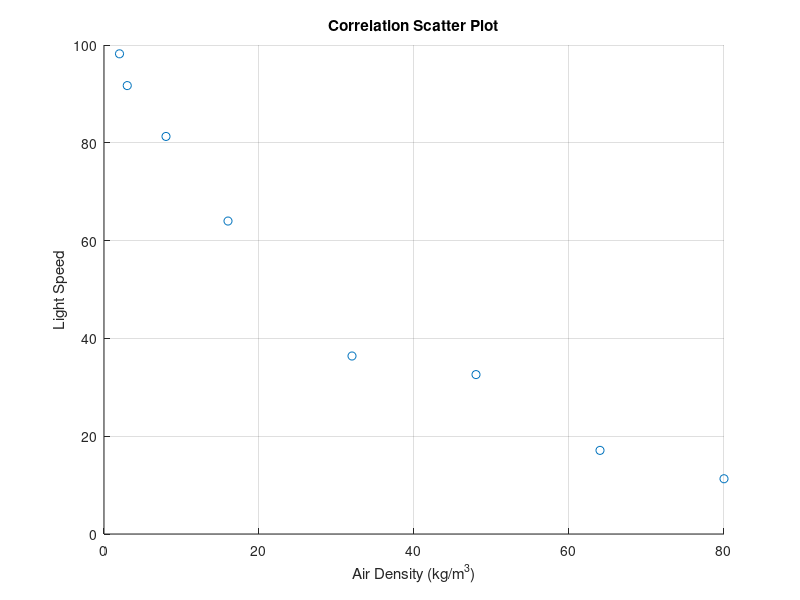

This figure's MATLAB source: (Note: this script raises an error after producing the figure.)
% Amarantidou Efthymia 
% AEM: 9762
% Data Analysis | Chapter [5] Ex. 6


clear;
close all;
clc;

X = [2 3 8 16 32 48 64 80];
Y = [98.2 91.7 81.3 64.0 36.4 32.6 17.1 11.3];

n = length(X);


%% Question (a)

figure();
hold on;
scatter(X, Y);
xlabel("Air Density (kg/m^{3})");
ylabel( "Light Speed");
title("Correlation Scatter Plot");
grid on;


%% Function

% Power
power = @(b,x)( b(1)*x.^(b(2)) );

% Logarithmic
logarithmic = @(b,x)( b(1)+b(2)*log(x));

% Inverse
inverse = @(b,x)( b(1) + b(2)./x);

% Exponential
exponential = @(b,x)( b(1)*exp(b(2)*x) );

functions = {power ; logarithmic; inverse; exponential};
functionNames = ["Power" ; "Logarithmic"; "Inverse"; "exponential"];
mse = zeros(length(functions),1);

%% Question (a) & (b)

for i = 1:length(functions)

    % Calculate non linear regression model
    beta0 = [10 ; -0.1];
    model = fitnlm(X,Y,functions{i},beta0);
    mse(i) = model.MSE;
    
    beta = table2array(model.Coefficients);
    beta = beta(:,1);
    pred = functions{i}(beta,X);
    
    % Plot data and regression
    figure(i)
    scatter(X,Y)
    hold on;
    grid on;
    plot(X,pred)
    title(strcat(functionNames(i)," regression"));
    
    % Question (b)
    x0 = 25;
    prediction = functions{i}(beta,x0);
    hold on;
    plot(x0,prediction,'x','MarkerEdgeColor','k','MarkerSize',5);

    
    % Diagnostic plot of standardised error
    ei_standard = (Y - pred)/sqrt(mse(i));
    figure(i*10);
    scatter(Y,ei_standard);
    hold on;
    grid on;
    plot(Y,repmat(2,1,length(Y)));
    hold on;
    plot(Y,repmat(0,1,length(Y)));
    hold on;
    plot(Y,repmat(-2,1,length(Y)));
    title(strcat(functionNames(i)," regression standardised error"));
end
